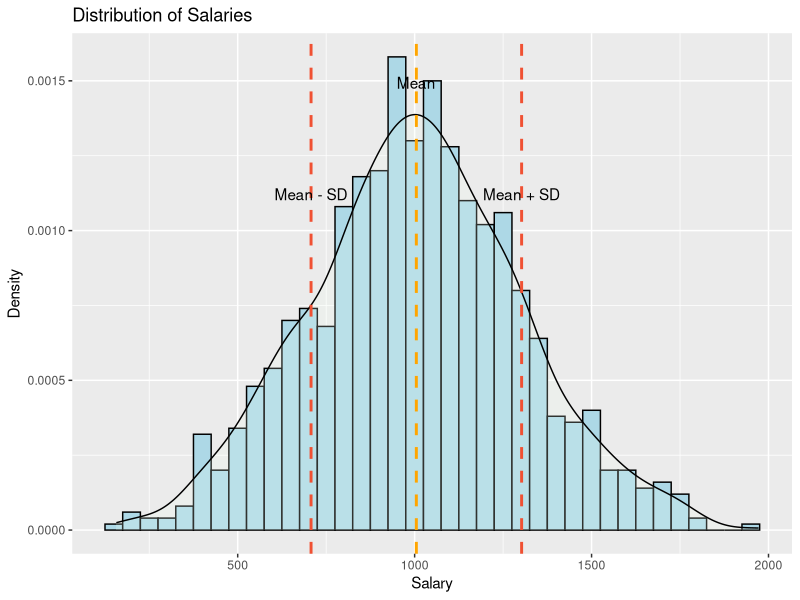
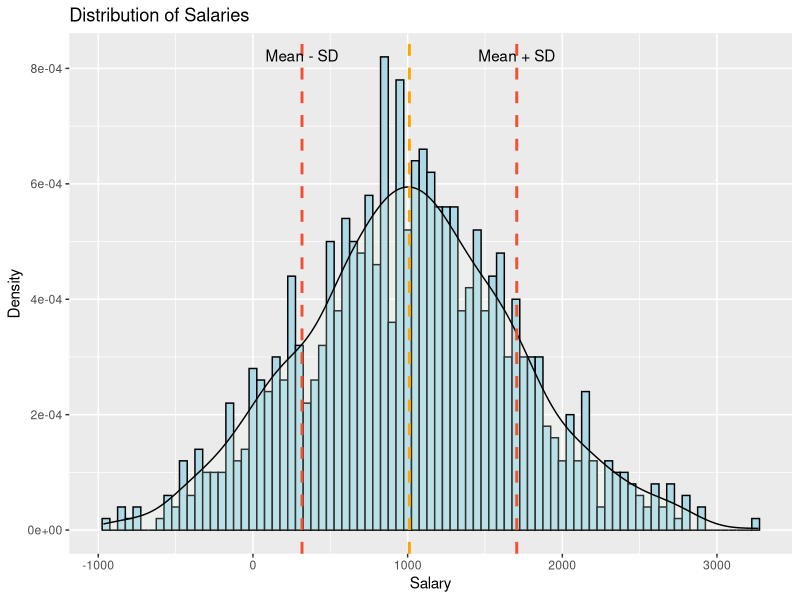
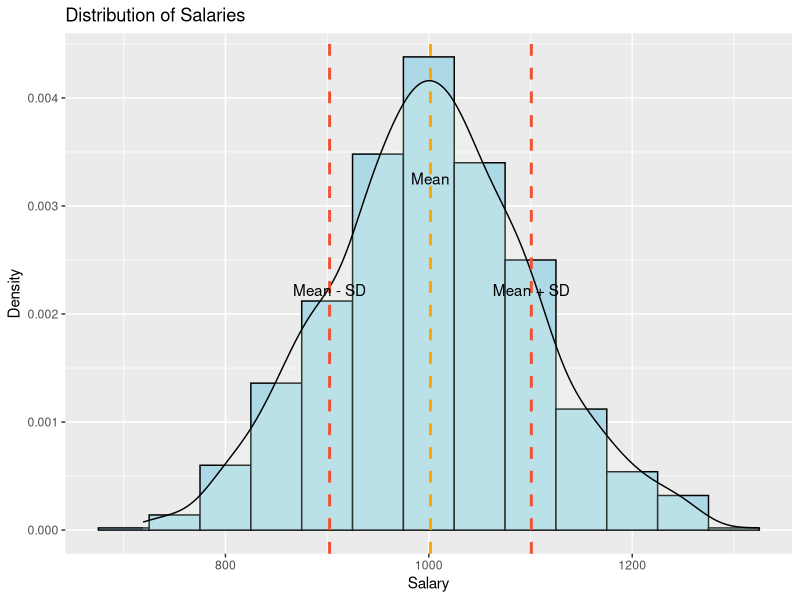

Write the R code that produced these figures, in order.
## ---- chunk 1


data <- data.frame(
  "colors" = c(
  "Red" = 43,
  "Orange"= 211,
  "Green"= 341,
  "Blue"= 1389)
)

data

## ---- chunk 2


data <- data.frame(
  "Salary" = c(
  "District1" = 87000,
  "District2"= 91000,
  "District3"= 66500,
  "District4"= 98500, 
  "District5" = 96500,
  "District6"= 97550,
  "District7"= 97900,
  "District8"= 97990)
)

data

## ---- chunk 3


mean_salary <- 1000
sd_salary <- 300

set.seed(123)
salaries <- rnorm(8, mean_salary, sd_salary)

data <- data.frame(
  "District" = paste0("District", 1:8),
  "Salary" = round(salaries, 0)
)

data

## ---- chunk 4


mean_salary <- 1000
sd_salary <- 30

set.seed(123)
salaries <- rnorm(8, mean_salary, sd_salary)

data <- data.frame(
  "District" = paste0("District", 1:8),
  "Salary" = round(salaries, 0)
)

data


## ---- chunk 5


mean_salary <- 1000
sd_salary <- 300

set.seed(123)
salaries <- rnorm(8, mean_salary, sd_salary)

data <- data.frame(
  "District" = paste0("District", 1:8),
  "Salary" = round(salaries, 0)
)

data


## ---- chunk 6
#| layout: [[100]]

library(tidyverse)

mean_salary <- 1000
sd_salary <- 300

set.seed(123)
salaries <- rnorm(1000, mean_salary, sd_salary)

data <- data.frame(
  "District" = paste0("District", 1:1000),
  "Salary" = round(salaries, 0)
)

mean_val <- mean(data$Salary)
sd_val <- sd(data$Salary)

ggplot(data, aes(x = Salary)) +
  geom_histogram(aes(y = ..density..), binwidth = 50, color = "black", fill = "lightblue") +
  geom_density(alpha = 0.2, fill = "honeydew") +
  geom_vline(xintercept = mean_val, color = "orange", linetype = "dashed", size = 1) +
  geom_vline(xintercept = c(mean_val - sd_val, mean_val + sd_val), color = "#f05133", linetype = "dashed", size = 1) +
  annotate("text", x = mean_val, y = 0.0005, label = "Mean", color = "black", vjust = -24.3) +
  annotate("text", x = mean_val - sd_val, y = 0.0005, label = "Mean - SD", color = "black", vjust = -15) +
  annotate("text", x = mean_val + sd_val, y = 0.0005, label = "Mean + SD", color = "black", vjust = -15) +
  labs(x = "Salary", y = "Density", title = "Distribution of Salaries") 



## ---- chunk 7
#| layout: [[100]]

library(tidyverse)

mean_salary <- 1000
sd_salary <- 700

set.seed(123)
salaries <- rnorm(1000, mean_salary, sd_salary)

data <- data.frame(
  "District" = paste0("District", 1:1000),
  "Salary" = round(salaries, 0)
)

mean_val <- mean(data$Salary)
sd_val <- sd(data$Salary)

ggplot(data, aes(x = Salary)) +
  geom_histogram(aes(y = ..density..), binwidth = 50, color = "black", fill = "lightblue") +
  geom_density(alpha = 0.2, fill = "honeydew") +
  geom_vline(xintercept = mean_val, color = "orange", linetype = "dashed", size = 1) +
  geom_vline(xintercept = c(mean_val - sd_val, mean_val + sd_val), color = "#f05133", linetype = "dashed", size = 1) +
  annotate("text", x = mean_val, y = 0.0005, label = "Mean", color = "black", vjust = -24.3) +
  annotate("text", x = mean_val - sd_val, y = 0.0005, label = "Mean - SD", color = "black", vjust = -15) +
  annotate("text", x = mean_val + sd_val, y = 0.0005, label = "Mean + SD", color = "black", vjust = -15) +
  labs(x = "Salary", y = "Density", title = "Distribution of Salaries") 



## ---- chunk 8
#| layout: [[100]]

library(tidyverse)

mean_salary <- 1000
sd_salary <- 100

set.seed(123)
salaries <- rnorm(1000, mean_salary, sd_salary)

data <- data.frame(
  "District" = paste0("District", 1:1000),
  "Salary" = round(salaries, 0)
)

mean_val <- mean(data$Salary)
sd_val <- sd(data$Salary)

ggplot(data, aes(x = Salary)) +
  geom_histogram(aes(y = ..density..), binwidth = 50, color = "black", fill = "lightblue") +
  geom_density(alpha = 0.2, fill = "honeydew") +
  geom_vline(xintercept = mean_val, color = "orange", linetype = "dashed", size = 1) +
  geom_vline(xintercept = c(mean_val - sd_val, mean_val + sd_val), color = "#f05133", linetype = "dashed", size = 1) +
  annotate("text", x = mean_val, y = 0.0005, label = "Mean", color = "black", vjust = -24.3) +
  annotate("text", x = mean_val - sd_val, y = 0.0005, label = "Mean - SD", color = "black", vjust = -15) +
  annotate("text", x = mean_val + sd_val, y = 0.0005, label = "Mean + SD", color = "black", vjust = -15) +
  labs(x = "Salary", y = "Density", title = "Distribution of Salaries") 



